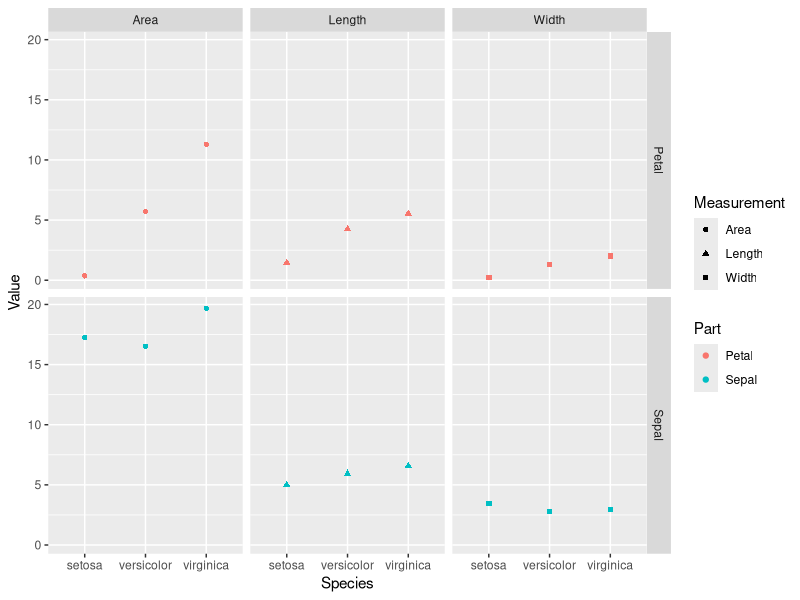
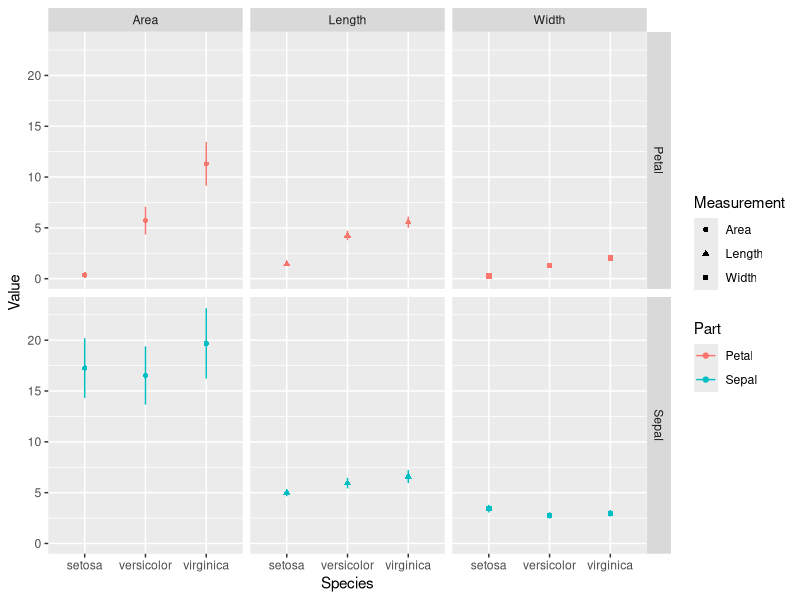
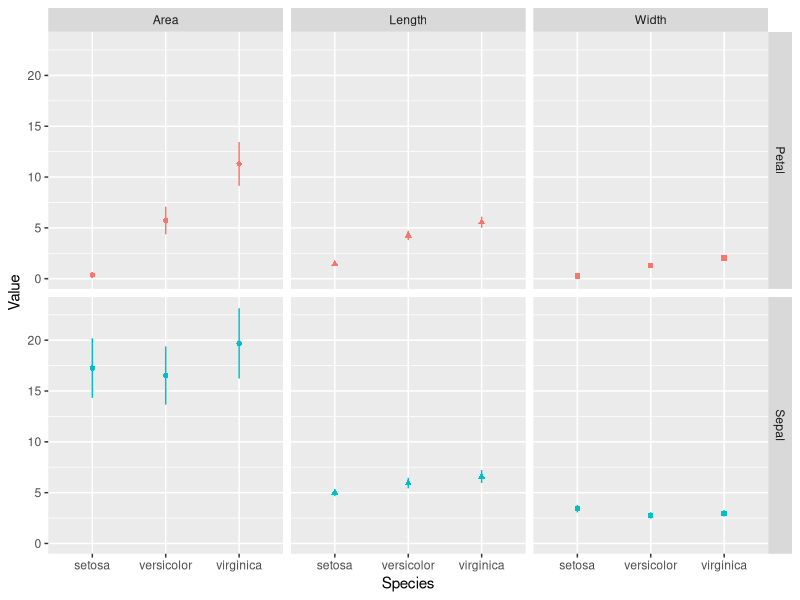
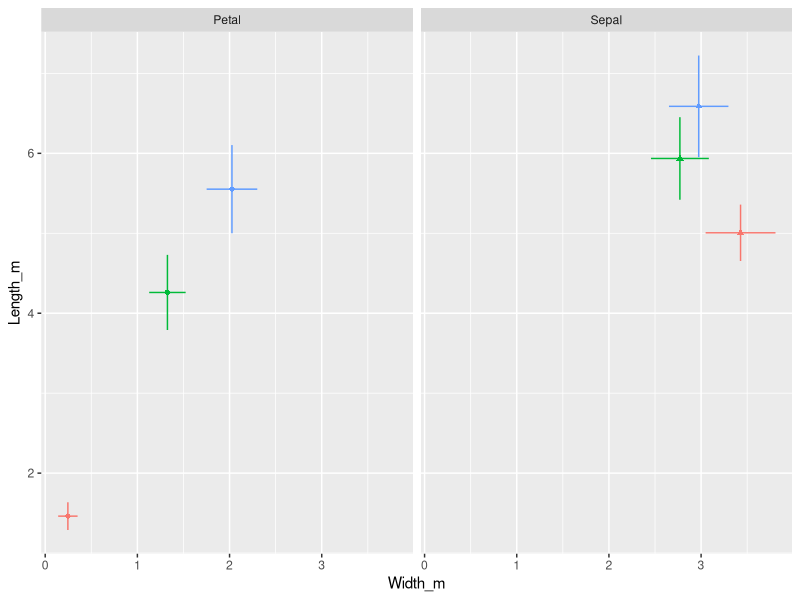

Recreate these plots in R, in order.
# Rの基礎： tidyverse 編
# 2023/ 09/ 26 
# Greg Nishihara

library(tidyverse)
library(ggpubr)

#データフレームを tibble に変換
irist = iris |> as_tibble() 

# irist 新しい変数を追加する

irist = irist |> 
  mutate(Petal.Area = Petal.Length * Petal.Width,
         Sepal.Area = Sepal.Length * Sepal.Width)

# group化して、記述統計量を求める
irist |> 
  group_by(Species) |> 
  summarise(SL_mean = mean(Sepal.Length),
            PL_mean = mean(Petal.Length))

# group化と across() の使い方
irist |> 
  group_by(Species) |> 
  summarise(across(c(Sepal.Length, 
                     Petal.Length),
                   mean))

# group化と across() の使い方,変数名の指定
irist |> 
  group_by(Species) |> 
  summarise(
    across(
      c(Sepal.Length, Petal.Length),
      list(m = mean)
    )
  )

# group化と across() の使い方,変数名の指定,
# 平均値、標準偏差を同時に求める
irist |> 
  group_by(Species) |> 
  summarise(
    across(
      c(Sepal.Length, Petal.Length),
      list(m = mean, s = sd)
    )
  )

# group化と across() の使い方,変数名の指定,
# 平均値を同時に求める。
# すべての変数を処理する
irist |> 
  group_by(Species) |> 
  summarise(
    across(
      c(Sepal.Length, Petal.Length,
        Sepal.Width, Petal.Width,
        Sepal.Area, Petal.Area),
      list(m = mean)
    )
  )

# group化と across() の使い方,変数名の指定,
# 平均値を同時に求める。
# すべての変数を処理する (everything())
irist |> 
  group_by(Species) |> 
  summarise(
    across(
      everything(),
      list(m = mean)
    )
  )

# group化と across() の使い方,変数名の指定,
# 平均値, 標準偏差を同時に求める。
# すべての変数を処理する (everything())
irisw = irist |> 
  group_by(Species) |> 
  summarise(
    across(
      everything(),
      list(m = mean, s = sd)
    )
  )

# pivoting data （ピボット)

irisw |> colnames()

irisw |> 
  pivot_longer(
    cols = c(Sepal.Length_m,
             Sepal.Length_s, Sepal.Width_m, 
             Sepal.Width_s,  Petal.Length_m,
             Petal.Length_s, Petal.Width_m, 
             Petal.Width_s,  Petal.Area_m,  
             Petal.Area_s,   Sepal.Area_m,
             Sepal.Area_s)
  )


# pivoting data （ピボット)
# matches() 変数を選ぶ
irisl = irisw |> 
  pivot_longer(
    cols = c(matches("Sepal"),
             matches("Petal"))
  )

# 文字変数の文字を分解する
# "[._]": 正規表現 (regular expression) の一種
irisl = irisl |> 
  separate(name, 
           sep = "[._]",
           into = c("Part", 
                    "Measurement",
                    "Statistic"))

# pivot_wider()
# 平均値と標準偏差を分ける

irisl2 = irisl |> 
  pivot_wider(names_from = Statistic,
              values_from = value)

# ggplot の図
ylabel = "Value"
ggplot(irisl2) + 
  geom_point(
    aes(
      x = Species,
      y = m,
      color = Part,
      shape = Measurement
    )) +
  scale_y_continuous(ylabel) +
  facet_grid(
    rows = vars(Part),
    cols = vars(Measurement)
  )

# ggplot の図
# エラーバーをつける
ylabel = "Value"
ggplot(irisl2) + 
  geom_point(
    aes(
      x = Species,
      y = m,
      color = Part,
      shape = Measurement
    )) +
  geom_errorbar(
    aes(
      x = Species,
      ymin = m - s,
      ymax = m + s,
      color = Part
    ),
    width = 0
  ) + 
  scale_y_continuous(ylabel) +
  facet_grid(
    rows = vars(Part),
    cols = vars(Measurement)
  )

# ggplot の図
# エラーバーをつける
# 凡例を外す
ylabel = "Value"
ggplot(irisl2) + 
  geom_point(
    aes(
      x = Species,
      y = m,
      color = Part,
      shape = Measurement
    )) +
  geom_errorbar(
    aes(
      x = Species,
      ymin = m - s,
      ymax = m + s,
      color = Part
    ),
    width = 0
  ) + 
  scale_y_continuous(ylabel) +
  guides(color = "none",
         shape = "none") +
  facet_grid(
    rows = vars(Part),
    cols = vars(Measurement)
  )

# Area と Length/Width のデータを分ける
irisl2_area = 
  irisl2 |> 
  filter(Measurement == "Area")

irisl2_lw = 
  irisl2 |> 
  filter(Measurement != "Area")

# Area と Length/Width のデータを分ける
# str_detect() をつかう
irisl2 |> 
  filter(
    str_detect(
      Measurement,
      "Wi"
    ))

# irisl2_lw の図
# Measurement を使って、二つの新しい
# 変数をつくる
irisl |> 
  pivot_wider(
    names_from = Measurement,
    values_from = value
  )

irisl_lwa = irisl |> 
  pivot_wider(
    names_from = c(Measurement, Statistic),
    values_from = value
  )

ggplot(irisl_lwa) + 
  geom_point(
    aes(
      x = Width_m,
      y = Length_m,
      color = Species,
      shape = Part
    )
  ) +
  geom_errorbar(
    aes(
      x = Width_m,
      y = Length_m,
      xmin = Width_m - Width_s,
      xmax = Width_m + Width_s,
      color = Species
    ),
    width = 0
  ) +
  geom_errorbar(
    aes(
      x = Width_m,
      y = Length_m,
      ymin = Length_m - Length_s,
      ymax = Length_m + Length_s,
      color = Species
    ),
    width = 0
  ) +
  guides(color = "none", 
         shape = "none") +
  facet_grid(
    cols = vars(Part)
  )


